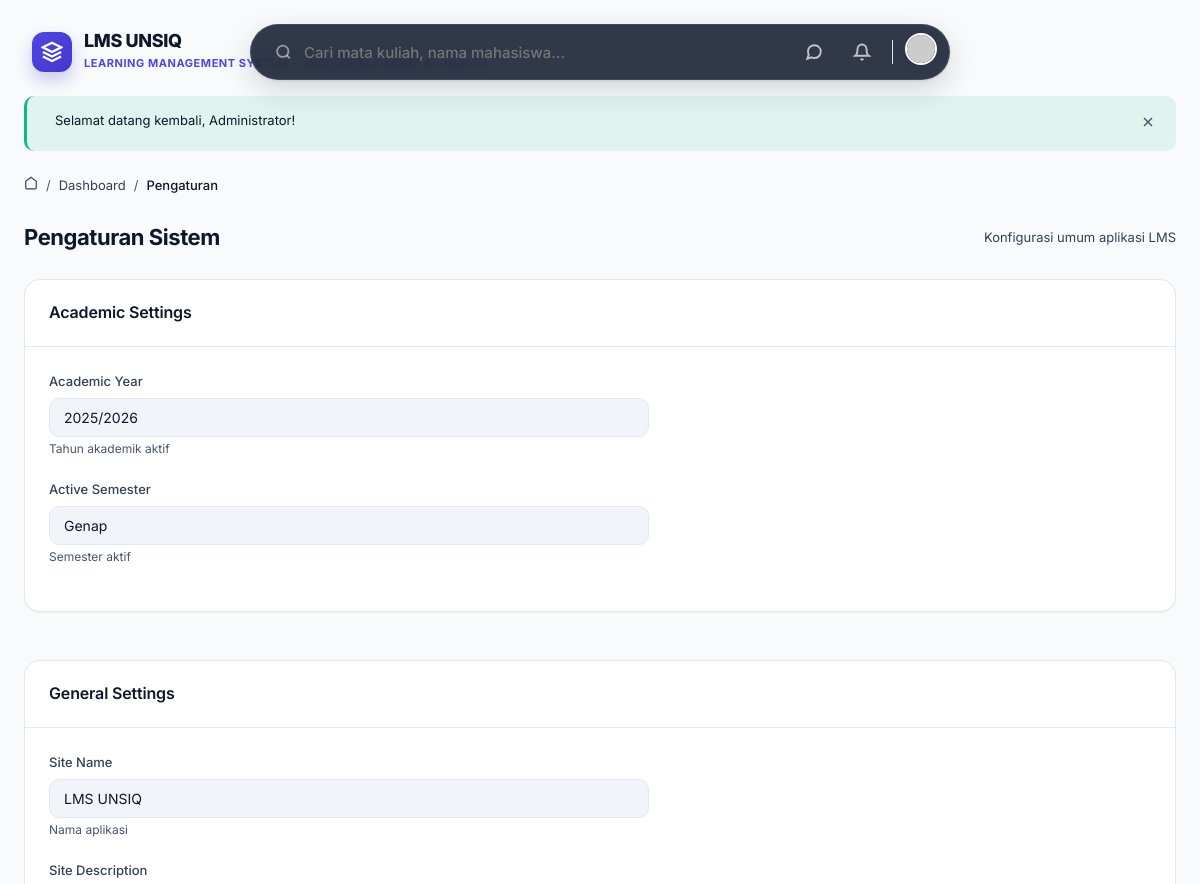
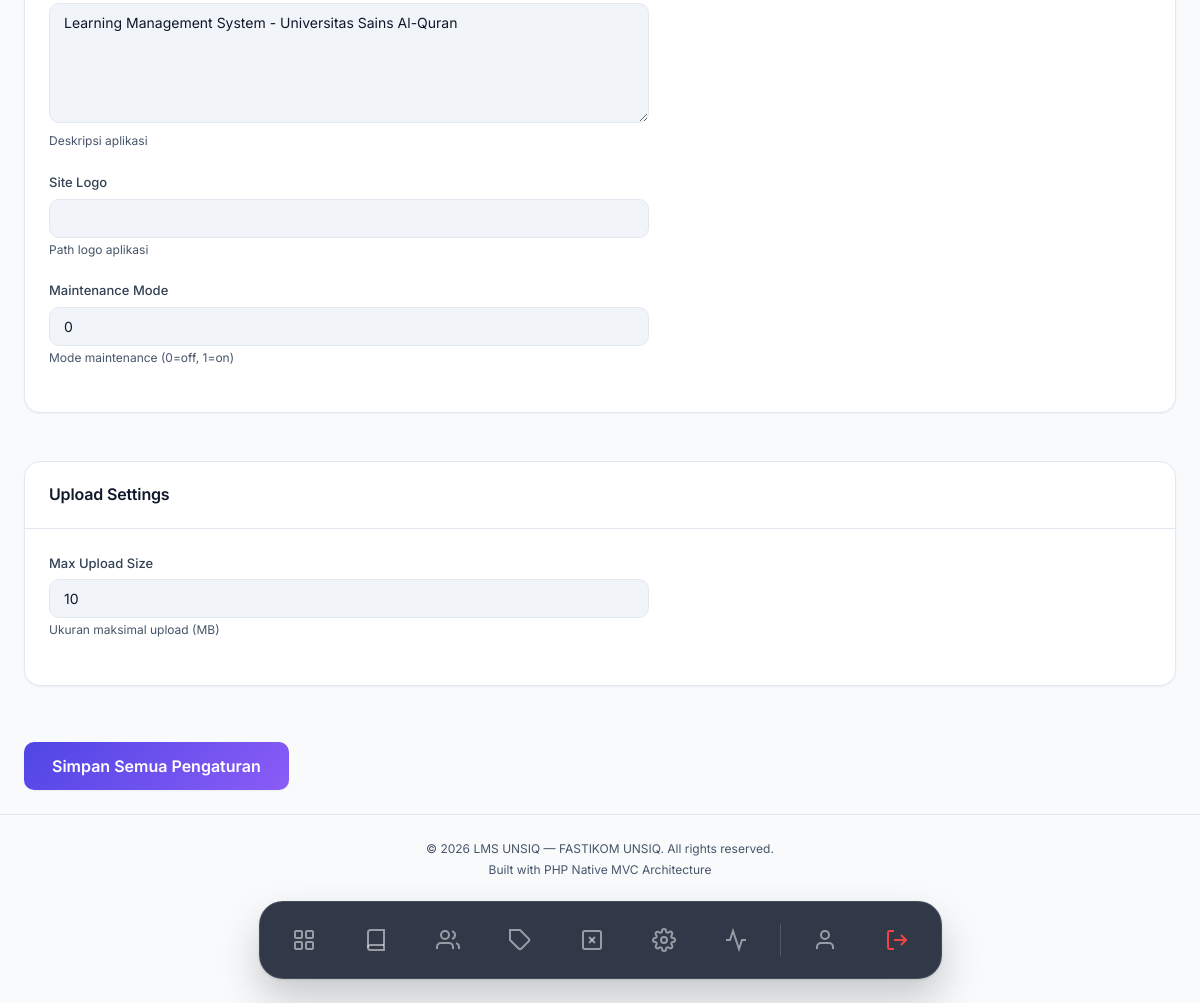
The app's page /settings (signed in) with its own data (2 pictures, top to bottom).
### tables this page shows
CREATE TABLE IF NOT EXISTS settings (
    id INT AUTO_INCREMENT PRIMARY KEY,
    key_name VARCHAR(100) NOT NULL UNIQUE,
    value TEXT NULL,
    group_name VARCHAR(50) NOT NULL DEFAULT 'general',
    description VARCHAR(255) NULL,
    INDEX idx_settings_group (group_name)
);

### app/Views/settings/index.php (the view, shortened to what the rows shown need)
<div class="animate-fade-in">
    <div class="page-header">
        <h1>Pengaturan Sistem</h1>
        <p class="text-muted">Konfigurasi umum aplikasi LMS</p>
    </div>
    <form method="POST" action="<?= url('/settings/update') ?>">
        <div class="dashboard-grid" style="grid-template-columns: 1fr;">
            <?php foreach ($settings as $group => $items): ?>
                <div class="card mb-4">
                    <div class="card-header"><h3 style="text-transform:capitalize;"><?= e($group) ?> Settings</h3></div>
                    <div class="card-body">
                        <?php foreach ($items as $s): ?>
                            <div class="form-group" style="max-width:600px;">
                                <label class="form-label" style="text-transform:capitalize;"><?= str_replace('_', ' ', $s['key_name']) ?></label>
                                <?php if (strlen((string)($s['value'] ?? '')) > 50): ?>
                                    <textarea name="<?= $s['key_name'] ?>" class="form-control" rows="3"><?= e($s['value']) ?></textarea>
                                <?php else: ?>
                                    <input type="text" name="<?= $s['key_name'] ?>" class="form-control" value="<?= e($s['value']) ?>">
                                <?php endif; ?>
                                <?php if ($s['description']): ?>
                                    <span class="form-text"><?= e($s['description']) ?></span>
                                <?php endif; ?>
                            </div>
                        <?php endforeach; ?>
                    </div>
                </div>
            <?php endforeach; ?>
            <?php if (empty($settings)): ?>
                <div class="card"><div class="empty-state"><p>Belum ada konfigurasi dinamis yang tersedia.</p></div></div>
            <?php else: ?>
                <div class="mt-2 mb-5">
                    <button type="submit" class="btn btn-primary btn-lg">Simpan Semua Pengaturan</button>
                </div>
            <?php endif; ?>
        </div>
    </form>
</div>

### app/Core/Router.php (shortened to what the rows shown need)
<?php
class Router
{
    private array $routes = [
        'GET'    => [],
        'POST'   => [],
        'PUT'    => [],
        'DELETE' => [],
    ];
    private function addRoute(string $method, string $uri, array $action, array $middleware = []): self
    {
        $this->routes[$method][] = [
            'uri'        => $uri,
            'controller' => $action[0],
            'method'     => $action[1],
            'middleware'  => $middleware,
        ];
        return $this;
    }
    public function dispatch(string $requestMethod, string $requestUri): void
    {
        $routes = $this->routes[$requestMethod] ?? [];
        foreach ($routes as $route) {
            $params = $this->matchRoute($route['uri'], $requestUri);
            if ($params !== false) {
                $methodName      = $route['method'];
                $controller = new $controllerClass();
                call_user_func_array([$controller, $methodName], $params);
                return;
            }
        }
        throw new Exceptions\NotFoundException("Route [{$requestMethod} {$requestUri}] not found.");
    }
    private function matchRoute(string $routeUri, string $requestUri): array|false
    {
        $pattern = preg_replace('/\{([a-zA-Z_]+)\}/', '([a-zA-Z0-9_-]+)', $routeUri);
        $pattern = '#^' . $pattern . '$#';
        if (preg_match($pattern, $requestUri, $matches)) {
            array_shift($matches);
            return $matches;
        }
        return false;
    }
}

### app/Views/partials/navbar.php (shortened to what the rows shown need)
<?php
$user = $currentUser ?? \App\Core\Session::user();
$notifCount = 0;
try {
    $notifModel = new \App\Models\Notification();
    $notifCount = $notifModel->countUnread($user['id'] ?? 0);
} catch (\Throwable $e) {}
?>
<div style="display: flex; justify-content: center; position: sticky; top: 24px; z-index: 999; margin-bottom: 24px; pointer-events: none; width: 100%;">
<?php
    $settingModel = new \App\Models\Setting();
    $siteName = $settingModel->getValue('site_name', 'LMS UNSIQ');
    $siteDesc = $settingModel->getValue('site_description', 'Portal Akademik');
    $siteLogo = $settingModel->getValue('site_logo');
?>
    <a href="<?= url('/dashboard') ?>" style="position: absolute; left: 32px; top: 50%; transform: translateY(-50%); pointer-events: auto; display: flex; align-items: center; gap: 12px; text-decoration: none; transition: transform 0.2s;" onmouseover="this.style.transform='translateY(-50%) scale(1.02)'" onmouseout="this.style.transform='translateY(-50%) scale(1)'">
        <?php if (!empty($siteLogo)): ?>
            <img src="<?= e(str_starts_with($siteLogo, 'http') ? $siteLogo : upload_url($siteLogo)) ?>" alt="Logo" style="width: 40px; height: 40px; border-radius: 8px; object-fit: contain;">
        <?php else: ?>
            <div style="width: 40px; height: 40px; background: linear-gradient(135deg, #4f46e5, #4338ca); border-radius: 12px; display: flex; justify-content: center; align-items: center; box-shadow: 0 8px 16px rgba(67,56,202,0.25);">
                <svg width="22" height="22" viewBox="0 0 24 24" fill="none" stroke="white" stroke-width="2.5"><path d="M12 2L2 7l10 5 10-5-10-5z"/><path d="M2 17l10 5 10-5"/><path d="M2 12l10 5 10-5"/></svg>
            </div>
        <?php endif; ?>
        <div>
            <h1 style="font-size: 18px; font-weight: 800; color: var(--text-primary); letter-spacing: -0.02em; margin: 0; line-height: 1.1;"><?= e($siteName) ?></h1>
            <span style="font-size: 11px; font-weight: 700; color: var(--accent-primary); letter-spacing: 0.05em; text-transform: uppercase;"><?= e($siteDesc) ?></span>
        </div>
    </a>
    <div style="pointer-events: auto; display: flex; justify-content: space-between; align-items: center; background: rgba(15, 23, 42, 0.85); backdrop-filter: blur(16px); padding: 8px 12px 8px 24px; border-radius: 999px; box-shadow: 0 10px 30px rgba(0,0,0,0.15), 0 1px 3px rgba(0,0,0,0.1); border: 1px solid rgba(255,255,255,0.1); width: 100%; max-width: 700px; transition: all 0.3s cubic-bezier(0.34, 1.56, 0.64, 1);">
        <form action="<?= url('/search') ?>" method="GET" style="display: flex; align-items: center; gap: 12px; flex: 1; margin:0;">
            <svg width="18" height="18" viewBox="0 0 24 24" fill="none" stroke="currentColor" stroke-width="2.5" style="color: rgba(255,255,255,0.5);"><circle cx="11" cy="11" r="8"/><line x1="21" y1="21" x2="16.65" y2="16.65"/></svg>
            <input type="text" name="q" placeholder="Cari mata kuliah, nama mahasiswa..." style="border: none; background: transparent; width: 100%; font-size: 15px; font-weight: 500; outline: none; color: white; font-family: inherit;" autocomplete="off">
        </form>
        <div style="display: flex; align-items: center; gap: 12px;">
            <a href="<?= url('/messages') ?>" style="position:relative; text-decoration: none; width: 36px; height: 36px; display: flex; align-items: center; justify-content: center; border-radius: 50%; color: rgba(255,255,255,0.7); transition: background 0.2s;" onmouseover="this.style.background='rgba(255,255,255,0.1)'" onmouseout="this.style.background='transparent'">
                <svg width="18" height="18" viewBox="0 0 24 24" fill="none" stroke="currentColor" stroke-width="2.5"><path d="M21 11.5a8.38 8.38 0 0 1-.9 3.8 8.5 8.5 0 0 1-7.6 4.7 8.38 8.38 0 0 1-3.8-.9L3 21l1.9-5.7a8.38 8.38 0 0 1-.9-3.8 8.5 8.5 0 0 1 4.7-7.6 8.38 8.38 0 0 1 3.8-.9h.5a8.48 8.48 0 0 1 8 8v.5z"/></svg>
            </a>
            <?php if ($notifCount > 0): ?>
            <a href="<?= url('/notifications') ?>" style="text-decoration: none; background: var(--bg-primary); padding: 6px 12px; border-radius: 99px; font-size: 13px; font-weight: 700; color: var(--accent-primary); border: 1px solid var(--border-color); display: flex; align-items: center; gap: 6px; box-shadow: 0 2px 4px rgba(0,0,0,0.02); transition: transform 0.2s;" onmouseover="this.style.transform='scale(1.05)'" onmouseout="this.style.transform='scale(1)'">
                <div style="width: 6px; height: 6px; background: var(--accent-success); border-radius: 50%;"></div>
                <?= $notifCount ?> Info
            </a>
            <?php else: ?>
            <a href="<?= url('/notifications') ?>" style="text-decoration: none; width: 36px; height: 36px; display: flex; align-items: center; justify-content: center; border-radius: 50%; color: rgba(255,255,255,0.7); transition: background 0.2s;" onmouseover="this.style.background='rgba(255,255,255,0.1)'" onmouseout="this.style.background='transparent'">
                <svg width="18" height="18" viewBox="0 0 24 24" fill="none" stroke="currentColor" stroke-width="2.5"><path d="M18 8A6 6 0 006 8c0 7-3 9-3 9h18s-3-2-3-9"/><path d="M13.73 21a2 2 0 01-3.46 0"/></svg>
            </a>
            <?php endif; ?>
            <a href="<?= url('/profile') ?>">
                <img src="<?= !empty($user['avatar']) ? upload_url($user['avatar']) : 'https://ui-avatars.com/api/?name='.urlencode($user['name'] ?? 'U').'&background=6366f1&color=fff' ?>" alt="Avatar" style="width: 32px; height: 32px; border-radius: 50%; box-shadow: 0 2px 8px rgba(0,0,0,0.1); border: 2px solid white; transition: transform 0.2s;" onmouseover="this.style.transform='scale(1.1)'" onmouseout="this.style.transform='scale(1)'">
            </a>
        </div>
    </div>
</div>

### records on screen
settings: value "LMS UNSIQ", key_name "Site Name", site_name "LMS UNSIQ", description "Nama aplikasi"
settings: value "LEARNING MANAGEMENT SYSTEM - UNIVERSITAS SAINS AL-QURAN", key_name "Site Description", site_description "Learning Management System - Universitas Sains Al-Quran", description "Deskripsi aplikasi"
settings: key_name "Academic Year", academic_year "2025/2026", description "Tahun akademik aktif"
settings: key_name "Active Semester", value "Genap", description "Semester aktif"
settings: key_name "Site Logo", description "Path logo aplikasi"
settings: key_name "Maintenance Mode", value "0", description "Mode maintenance (0=off, 1=on)"
settings: key_name "Max Upload Size", max_upload_size "10", description "Ukuran maksimal upload (MB)"

### other values on screen
$message "Selamat datang kembali, Administrator!"
$crumb['label'] "Dashboard"
$crumb['label'] "Pengaturan"
$group "Academic"
$group "General"
$group "Upload"
